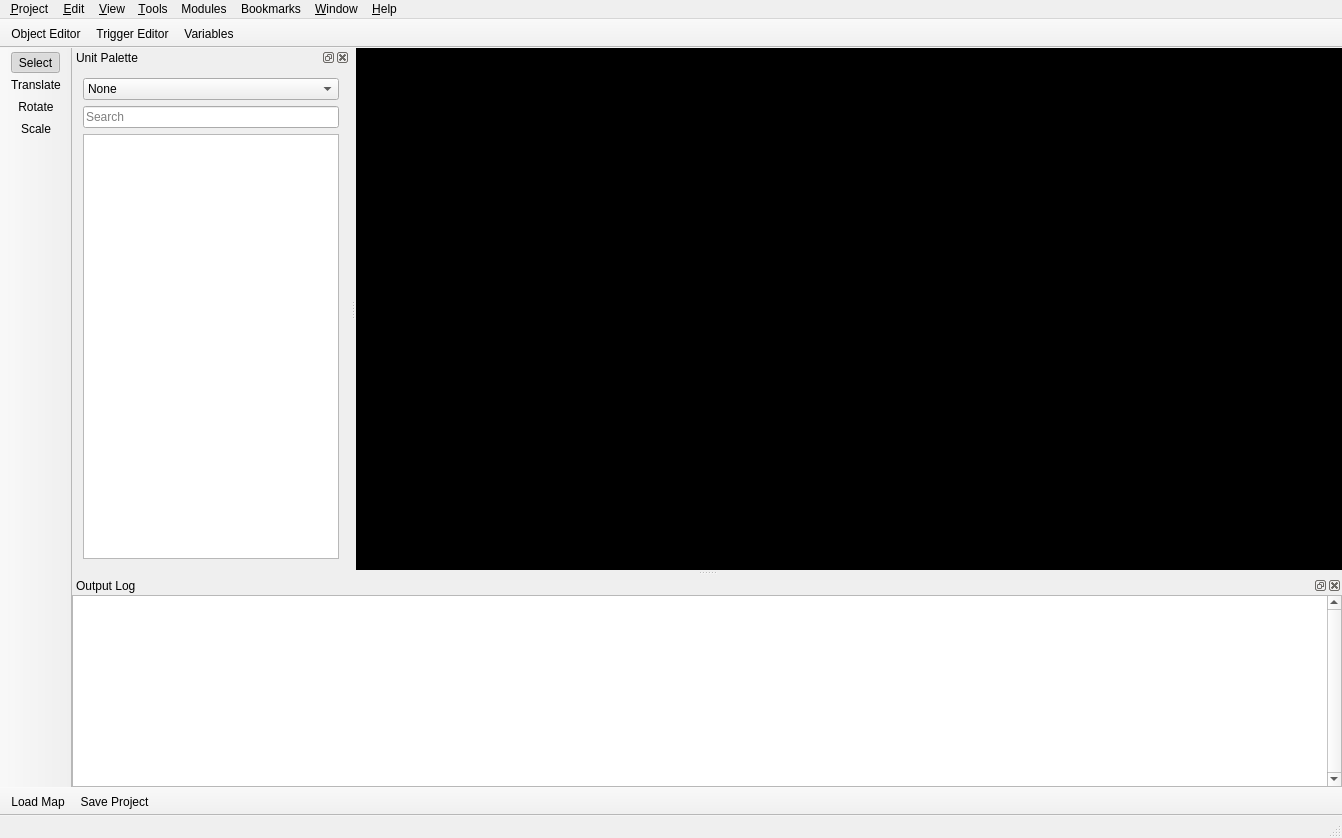
<?xml version="1.0" encoding="UTF-8"?>
<ui version="4.0">
 <class>MainWindow</class>
 <widget class="QMainWindow" name="MainWindow">
  <property name="geometry">
   <rect>
    <x>0</x>
    <y>0</y>
    <width>1342</width>
    <height>838</height>
   </rect>
  </property>
  <property name="windowTitle">
   <string>WoW++ Editor</string>
  </property>
  <property name="windowIcon">
   <iconset resource="../qrc/editor.qrc">
    <normaloff>:/ico101.ico</normaloff>:/ico101.ico</iconset>
  </property>
  <property name="styleSheet">
   <string notr="true"/>
  </property>
  <property name="iconSize">
   <size>
    <width>16</width>
    <height>16</height>
   </size>
  </property>
  <property name="tabShape">
   <enum>QTabWidget::Rounded</enum>
  </property>
  <property name="dockNestingEnabled">
   <bool>true</bool>
  </property>
  <property name="dockOptions">
   <set>QMainWindow::AllowNestedDocks|QMainWindow::AllowTabbedDocks|QMainWindow::AnimatedDocks|QMainWindow::VerticalTabs</set>
  </property>
  <property name="unifiedTitleAndToolBarOnMac">
   <bool>false</bool>
  </property>
  <widget class="QWidget" name="centralWidget">
   <layout class="QVBoxLayout" name="verticalLayout">
    <property name="leftMargin">
     <number>0</number>
    </property>
    <property name="topMargin">
     <number>0</number>
    </property>
    <property name="rightMargin">
     <number>0</number>
    </property>
    <property name="bottomMargin">
     <number>0</number>
    </property>
    <item>
     <widget class="QWidget" name="renderWidget" native="true">
      <property name="acceptDrops">
       <bool>true</bool>
      </property>
      <property name="styleSheet">
       <string notr="true">background-color: rgb(0, 0, 0);</string>
      </property>
     </widget>
    </item>
   </layout>
  </widget>
  <widget class="QMenuBar" name="menuBar">
   <property name="geometry">
    <rect>
     <x>0</x>
     <y>0</y>
     <width>1342</width>
     <height>21</height>
    </rect>
   </property>
   <property name="styleSheet">
    <string notr="true"/>
   </property>
   <widget class="QMenu" name="menu_Project">
    <property name="tearOffEnabled">
     <bool>false</bool>
    </property>
    <property name="title">
     <string>&amp;Project</string>
    </property>
    <property name="separatorsCollapsible">
     <bool>true</bool>
    </property>
    <addaction name="actionLoadMap"/>
    <addaction name="separator"/>
    <addaction name="actionSave"/>
    <addaction name="separator"/>
    <addaction name="separator"/>
    <addaction name="separator"/>
    <addaction name="actionExit"/>
   </widget>
   <widget class="QMenu" name="menu_Edit">
    <property name="tearOffEnabled">
     <bool>false</bool>
    </property>
    <property name="title">
     <string>&amp;Edit</string>
    </property>
    <property name="separatorsCollapsible">
     <bool>true</bool>
    </property>
    <addaction name="actionDelete"/>
   </widget>
   <widget class="QMenu" name="menu_View">
    <property name="tearOffEnabled">
     <bool>false</bool>
    </property>
    <property name="title">
     <string>&amp;View</string>
    </property>
    <addaction name="actionUnit_Palette"/>
    <addaction name="actionOutput_Log"/>
   </widget>
   <widget class="QMenu" name="menu_Tools">
    <property name="tearOffEnabled">
     <bool>false</bool>
    </property>
    <property name="title">
     <string>&amp;Tools</string>
    </property>
    <property name="separatorsCollapsible">
     <bool>true</bool>
    </property>
    <addaction name="actionExtractDBC"/>
    <addaction name="actionBuildNav"/>
    <addaction name="separator"/>
    <addaction name="actionDisplayNavMesh"/>
    <addaction name="actionGoTo"/>
   </widget>
   <widget class="QMenu" name="menu_Help">
    <property name="tearOffEnabled">
     <bool>false</bool>
    </property>
    <property name="title">
     <string>&amp;Help</string>
    </property>
    <property name="separatorsCollapsible">
     <bool>true</bool>
    </property>
    <addaction name="actionWoW_Editor_Info"/>
   </widget>
   <widget class="QMenu" name="menu_Window">
    <property name="title">
     <string>&amp;Window</string>
    </property>
   </widget>
   <widget class="QMenu" name="menuModules">
    <property name="title">
     <string>Modules</string>
    </property>
    <addaction name="actionObjectEditor"/>
    <addaction name="actionTriggerEditor"/>
   </widget>
   <widget class="QMenu" name="menuBookmarks">
    <property name="title">
     <string>Bookmarks</string>
    </property>
    <addaction name="actionNo_bookmarks"/>
    <addaction name="separator"/>
    <addaction name="actionAdd_Bookmark"/>
    <addaction name="actionManage_Bookmarks"/>
   </widget>
   <addaction name="menu_Project"/>
   <addaction name="menu_Edit"/>
   <addaction name="menu_View"/>
   <addaction name="menu_Tools"/>
   <addaction name="menuModules"/>
   <addaction name="menuBookmarks"/>
   <addaction name="menu_Window"/>
   <addaction name="menu_Help"/>
  </widget>
  <widget class="QStatusBar" name="statusBar">
   <property name="minimumSize">
    <size>
     <width>0</width>
     <height>0</height>
    </size>
   </property>
   <property name="styleSheet">
    <string notr="true"/>
   </property>
  </widget>
  <widget class="QToolBar" name="toolBar">
   <property name="windowTitle">
    <string>toolBar</string>
   </property>
   <property name="movable">
    <bool>false</bool>
   </property>
   <property name="floatable">
    <bool>false</bool>
   </property>
   <attribute name="toolBarArea">
    <enum>TopToolBarArea</enum>
   </attribute>
   <attribute name="toolBarBreak">
    <bool>false</bool>
   </attribute>
   <addaction name="actionObjectEditor"/>
   <addaction name="actionTriggerEditor"/>
   <addaction name="actionVariables"/>
  </widget>
  <widget class="QToolBar" name="toolBar_2">
   <property name="windowTitle">
    <string>toolBar_2</string>
   </property>
   <property name="movable">
    <bool>false</bool>
   </property>
   <property name="floatable">
    <bool>false</bool>
   </property>
   <attribute name="toolBarArea">
    <enum>LeftToolBarArea</enum>
   </attribute>
   <attribute name="toolBarBreak">
    <bool>false</bool>
   </attribute>
   <addaction name="actionSelect"/>
   <addaction name="actionTranslate"/>
   <addaction name="actionRotate"/>
   <addaction name="actionScale"/>
  </widget>
  <widget class="QToolBar" name="toolBar_3">
   <property name="windowTitle">
    <string>toolBar_3</string>
   </property>
   <property name="movable">
    <bool>false</bool>
   </property>
   <property name="floatable">
    <bool>false</bool>
   </property>
   <attribute name="toolBarArea">
    <enum>BottomToolBarArea</enum>
   </attribute>
   <attribute name="toolBarBreak">
    <bool>false</bool>
   </attribute>
   <addaction name="actionLoadMap"/>
   <addaction name="actionSave"/>
  </widget>
  <widget class="QDockWidget" name="unitPalette">
   <property name="windowTitle">
    <string>Unit Palette</string>
   </property>
   <attribute name="dockWidgetArea">
    <number>1</number>
   </attribute>
   <widget class="QWidget" name="dockWidgetContents">
    <layout class="QVBoxLayout" name="verticalLayout_2">
     <item>
      <widget class="QComboBox" name="comboBox">
       <item>
        <property name="text">
         <string>None</string>
        </property>
       </item>
       <item>
        <property name="text">
         <string>Units</string>
        </property>
       </item>
       <item>
        <property name="text">
         <string>World Objects</string>
        </property>
       </item>
      </widget>
     </item>
     <item>
      <widget class="QLineEdit" name="unitPaletteFilter">
       <property name="placeholderText">
        <string>Search</string>
       </property>
       <property name="clearButtonEnabled">
        <bool>true</bool>
       </property>
      </widget>
     </item>
     <item>
      <widget class="QTreeView" name="unitPaletteView">
       <property name="dragEnabled">
        <bool>true</bool>
       </property>
       <property name="dragDropOverwriteMode">
        <bool>true</bool>
       </property>
       <property name="dragDropMode">
        <enum>QAbstractItemView::DragOnly</enum>
       </property>
       <property name="alternatingRowColors">
        <bool>true</bool>
       </property>
       <property name="indentation">
        <number>0</number>
       </property>
       <property name="rootIsDecorated">
        <bool>false</bool>
       </property>
       <attribute name="headerVisible">
        <bool>false</bool>
       </attribute>
      </widget>
     </item>
    </layout>
   </widget>
  </widget>
  <widget class="QDockWidget" name="outputLogWidget">
   <property name="windowTitle">
    <string>Output Log</string>
   </property>
   <attribute name="dockWidgetArea">
    <number>8</number>
   </attribute>
   <widget class="QWidget" name="dockWidgetContents_2">
    <layout class="QVBoxLayout" name="verticalLayout_3">
     <property name="leftMargin">
      <number>0</number>
     </property>
     <property name="topMargin">
      <number>0</number>
     </property>
     <property name="rightMargin">
      <number>0</number>
     </property>
     <property name="bottomMargin">
      <number>0</number>
     </property>
     <item>
      <widget class="QTextEdit" name="outputLogBox">
       <property name="font">
        <font>
         <family>Consolas</family>
         <pointsize>10</pointsize>
        </font>
       </property>
       <property name="verticalScrollBarPolicy">
        <enum>Qt::ScrollBarAlwaysOn</enum>
       </property>
       <property name="readOnly">
        <bool>true</bool>
       </property>
      </widget>
     </item>
    </layout>
   </widget>
  </widget>
  <action name="actionText">
   <property name="text">
    <string>Text</string>
   </property>
  </action>
  <action name="actionWoW_Editor_Info">
   <property name="text">
    <string>WoW++ Editor Info</string>
   </property>
  </action>
  <action name="actionExit">
   <property name="text">
    <string>E&amp;xit</string>
   </property>
  </action>
  <action name="actionObjectEditor">
   <property name="icon">
    <iconset resource="../qrc/editor.qrc">
     <normaloff>:/Units.png</normaloff>:/Units.png</iconset>
   </property>
   <property name="text">
    <string>Object Editor</string>
   </property>
   <property name="shortcut">
    <string>F6</string>
   </property>
  </action>
  <action name="actionSave">
   <property name="icon">
    <iconset resource="../qrc/editor.qrc">
     <normaloff>:/Save.png</normaloff>:/Save.png</iconset>
   </property>
   <property name="text">
    <string>Save Project</string>
   </property>
  </action>
  <action name="actionLoadMap">
   <property name="icon">
    <iconset resource="../qrc/editor.qrc">
     <normaloff>:/Open.png</normaloff>:/Open.png</iconset>
   </property>
   <property name="text">
    <string>Load Map</string>
   </property>
  </action>
  <action name="actionExtractDBC">
   <property name="text">
    <string>Extract DBC Files</string>
   </property>
  </action>
  <action name="actionBuildNav">
   <property name="text">
    <string>Build Navigation Mesh</string>
   </property>
  </action>
  <action name="actionTriggerEditor">
   <property name="icon">
    <iconset resource="../qrc/editor.qrc">
     <normaloff>:/Trigger.png</normaloff>:/Trigger.png</iconset>
   </property>
   <property name="text">
    <string>Trigger Editor</string>
   </property>
   <property name="toolTip">
    <string>Trigger Editor</string>
   </property>
  </action>
  <action name="actionDelete">
   <property name="text">
    <string>Remove selected object(s)</string>
   </property>
   <property name="shortcut">
    <string>Del</string>
   </property>
  </action>
  <action name="actionUnit_Palette">
   <property name="text">
    <string>Unit Palette</string>
   </property>
  </action>
  <action name="actionNo_bookmarks">
   <property name="text">
    <string>No bookmarks</string>
   </property>
  </action>
  <action name="actionAdd_Bookmark">
   <property name="text">
    <string>Add Current Location to Bookmarks</string>
   </property>
  </action>
  <action name="actionManage_Bookmarks">
   <property name="text">
    <string>Manage Bookmarks</string>
   </property>
  </action>
  <action name="actionOutput_Log">
   <property name="text">
    <string>Output Log</string>
   </property>
  </action>
  <action name="actionDisplayNavMesh">
   <property name="text">
    <string>Display Navigation Mesh</string>
   </property>
  </action>
  <action name="actionGoTo">
   <property name="text">
    <string>Go To...</string>
   </property>
  </action>
  <action name="actionVariables">
   <property name="icon">
    <iconset resource="../qrc/editor.qrc">
     <normaloff>:/Variables.png</normaloff>:/Variables.png</iconset>
   </property>
   <property name="text">
    <string>Variables</string>
   </property>
  </action>
  <actiongroup name="Movement">
   <action name="actionSelect">
    <property name="checkable">
     <bool>true</bool>
    </property>
    <property name="checked">
     <bool>true</bool>
    </property>
    <property name="icon">
     <iconset resource="../qrc/editor.qrc">
      <normaloff>:/Select.png</normaloff>:/Select.png</iconset>
    </property>
    <property name="text">
     <string>Select</string>
    </property>
   </action>
   <action name="actionTranslate">
    <property name="checkable">
     <bool>true</bool>
    </property>
    <property name="icon">
     <iconset resource="../qrc/editor.qrc">
      <normaloff>:/transformation.png</normaloff>:/transformation.png</iconset>
    </property>
    <property name="text">
     <string>Translate</string>
    </property>
   </action>
   <action name="actionRotate">
    <property name="checkable">
     <bool>true</bool>
    </property>
    <property name="icon">
     <iconset resource="../qrc/editor.qrc">
      <normaloff>:/rotationt.png</normaloff>:/rotationt.png</iconset>
    </property>
    <property name="text">
     <string>Rotate</string>
    </property>
   </action>
   <action name="actionScale">
    <property name="checkable">
     <bool>true</bool>
    </property>
    <property name="icon">
     <iconset resource="../qrc/editor.qrc">
      <normaloff>:/Scale.png</normaloff>:/Scale.png</iconset>
    </property>
    <property name="text">
     <string>Scale</string>
    </property>
   </action>
  </actiongroup>
 </widget>
 <layoutdefault spacing="6" margin="11"/>
 <resources>
  <include location="../qrc/editor.qrc"/>
  <include location="../qrc/style.qrc"/>
 </resources>
 <connections/>
</ui>
